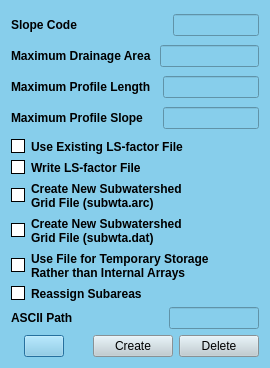
<?xml version="1.0" encoding="UTF-8"?>
<ui version="4.0">
 <class>Dialog</class>
 <widget class="QDialog" name="Dialog">
  <property name="geometry">
   <rect>
    <x>0</x>
    <y>0</y>
    <width>270</width>
    <height>368</height>
   </rect>
  </property>
  <property name="windowTitle">
   <string>AgFlow control file</string>
  </property>
  <property name="styleSheet">
   <string notr="true">background-color: #87CEEB;</string>
  </property>
  <layout class="QGridLayout" name="gridLayout">
   <item row="0" column="0">
    <layout class="QVBoxLayout" name="verticalLayout_4">
     <item>
      <layout class="QVBoxLayout" name="verticalLayout_3">
       <item>
        <layout class="QVBoxLayout" name="verticalLayout_2">
         <item>
          <layout class="QHBoxLayout" name="horizontalLayout"/>
         </item>
         <item>
          <layout class="QHBoxLayout" name="horizontalLayout_2"/>
         </item>
         <item>
          <layout class="QHBoxLayout" name="horizontalLayout_3"/>
         </item>
         <item>
          <layout class="QHBoxLayout" name="horizontalLayout_4">
           <item>
            <widget class="QLabel" name="label_4">
             <property name="font">
              <font>
               <weight>75</weight>
               <bold>true</bold>
              </font>
             </property>
             <property name="text">
              <string>Slope Code                           </string>
             </property>
            </widget>
           </item>
           <item>
            <widget class="QLineEdit" name="lineEdit_4">
             <property name="font">
              <font>
               <weight>75</weight>
               <bold>true</bold>
              </font>
             </property>
             <property name="alignment">
              <set>Qt::AlignCenter</set>
             </property>
            </widget>
           </item>
          </layout>
         </item>
         <item>
          <layout class="QHBoxLayout" name="horizontalLayout_5">
           <item>
            <widget class="QLabel" name="label_5">
             <property name="font">
              <font>
               <weight>75</weight>
               <bold>true</bold>
              </font>
             </property>
             <property name="text">
              <string>Maximum Drainage Area </string>
             </property>
            </widget>
           </item>
           <item>
            <widget class="QLineEdit" name="lineEdit_5">
             <property name="font">
              <font>
               <weight>75</weight>
               <bold>true</bold>
              </font>
             </property>
             <property name="alignment">
              <set>Qt::AlignCenter</set>
             </property>
            </widget>
           </item>
          </layout>
         </item>
         <item>
          <layout class="QHBoxLayout" name="horizontalLayout_6">
           <item>
            <widget class="QLabel" name="label_6">
             <property name="font">
              <font>
               <weight>75</weight>
               <bold>true</bold>
              </font>
             </property>
             <property name="text">
              <string>Maximum Profile Length  </string>
             </property>
            </widget>
           </item>
           <item>
            <widget class="QLineEdit" name="lineEdit_6">
             <property name="font">
              <font>
               <weight>75</weight>
               <bold>true</bold>
              </font>
             </property>
             <property name="alignment">
              <set>Qt::AlignCenter</set>
             </property>
            </widget>
           </item>
          </layout>
         </item>
         <item>
          <layout class="QHBoxLayout" name="horizontalLayout_7">
           <item>
            <widget class="QLabel" name="label_7">
             <property name="font">
              <font>
               <weight>75</weight>
               <bold>true</bold>
              </font>
             </property>
             <property name="text">
              <string>Maximum Profile Slope    </string>
             </property>
            </widget>
           </item>
           <item>
            <widget class="QLineEdit" name="lineEdit_7">
             <property name="font">
              <font>
               <weight>75</weight>
               <bold>true</bold>
              </font>
             </property>
             <property name="alignment">
              <set>Qt::AlignCenter</set>
             </property>
            </widget>
           </item>
          </layout>
         </item>
        </layout>
       </item>
       <item>
        <layout class="QVBoxLayout" name="verticalLayout">
         <item>
          <widget class="QCheckBox" name="checkBox">
           <property name="font">
            <font>
             <weight>75</weight>
             <bold>true</bold>
            </font>
           </property>
           <property name="styleSheet">
            <string notr="true">QCheckBox::hover{color:white}

QCheckBox::indicator:unchecked {
    background-color: white;
	border: 1px solid black
}</string>
           </property>
           <property name="text">
            <string>Use Existing LS-factor File</string>
           </property>
          </widget>
         </item>
         <item>
          <widget class="QCheckBox" name="checkBox_2">
           <property name="font">
            <font>
             <weight>75</weight>
             <bold>true</bold>
            </font>
           </property>
           <property name="styleSheet">
            <string notr="true">QCheckBox::hover{color:white}

QCheckBox::indicator:unchecked {
    background-color: white;
	border: 1px solid black
}</string>
           </property>
           <property name="text">
            <string>Write LS-factor File</string>
           </property>
          </widget>
         </item>
         <item>
          <widget class="QCheckBox" name="checkBox_3">
           <property name="font">
            <font>
             <weight>75</weight>
             <bold>true</bold>
            </font>
           </property>
           <property name="styleSheet">
            <string notr="true">QCheckBox::hover{color:white}

QCheckBox::indicator:unchecked {
    background-color: white;
	border: 1px solid black
}</string>
           </property>
           <property name="text">
            <string>Create New Subwatershed 
Grid File (subwta.arc)</string>
           </property>
          </widget>
         </item>
         <item>
          <widget class="QCheckBox" name="checkBox_4">
           <property name="font">
            <font>
             <weight>75</weight>
             <bold>true</bold>
            </font>
           </property>
           <property name="styleSheet">
            <string notr="true">QCheckBox::hover{color:white}

QCheckBox::indicator:unchecked {
    background-color: white;
	border: 1px solid black
}</string>
           </property>
           <property name="text">
            <string>Create New Subwatershed 
Grid File (subwta.dat)</string>
           </property>
          </widget>
         </item>
         <item>
          <widget class="QCheckBox" name="checkBox_5">
           <property name="font">
            <font>
             <weight>75</weight>
             <bold>true</bold>
            </font>
           </property>
           <property name="styleSheet">
            <string notr="true">QCheckBox::hover{color:white}

QCheckBox::indicator:unchecked {
    background-color: white;
	border: 1px solid black
}</string>
           </property>
           <property name="text">
            <string>Use File for Temporary Storage 
Rather than Internal Arrays</string>
           </property>
          </widget>
         </item>
         <item>
          <widget class="QCheckBox" name="checkBox_6">
           <property name="font">
            <font>
             <weight>75</weight>
             <bold>true</bold>
            </font>
           </property>
           <property name="styleSheet">
            <string notr="true">QCheckBox::hover{color:white}

QCheckBox::indicator:unchecked {
    background-color: white;
	border: 1px solid black
}</string>
           </property>
           <property name="text">
            <string>Reassign Subareas</string>
           </property>
          </widget>
         </item>
        </layout>
       </item>
      </layout>
     </item>
     <item>
      <layout class="QHBoxLayout" name="horizontalLayout_8">
       <item>
        <widget class="QLabel" name="label_8">
         <property name="font">
          <font>
           <weight>75</weight>
           <bold>true</bold>
          </font>
         </property>
         <property name="text">
          <string>ASCII Path                           </string>
         </property>
        </widget>
       </item>
       <item>
        <widget class="QLineEdit" name="lineEdit_8">
         <property name="font">
          <font>
           <weight>75</weight>
           <bold>true</bold>
          </font>
         </property>
         <property name="alignment">
          <set>Qt::AlignCenter</set>
         </property>
        </widget>
       </item>
      </layout>
     </item>
    </layout>
   </item>
   <item row="1" column="0">
    <layout class="QHBoxLayout" name="horizontalLayout_9">
     <item>
      <widget class="QLabel" name="label_9">
       <property name="text">
        <string/>
       </property>
      </widget>
     </item>
     <item>
      <widget class="QPushButton" name="info">
       <property name="text">
        <string/>
       </property>
      </widget>
     </item>
     <item>
      <spacer name="horizontalSpacer">
       <property name="orientation">
        <enum>Qt::Horizontal</enum>
       </property>
       <property name="sizeHint" stdset="0">
        <size>
         <width>40</width>
         <height>20</height>
        </size>
       </property>
      </spacer>
     </item>
     <item>
      <widget class="QPushButton" name="pushButton">
       <property name="styleSheet">
        <string notr="true">background-color: #becbd1;</string>
       </property>
       <property name="text">
        <string>Create</string>
       </property>
      </widget>
     </item>
     <item>
      <widget class="QPushButton" name="delete_2">
       <property name="styleSheet">
        <string notr="true">background-color: #becbd1;</string>
       </property>
       <property name="text">
        <string>Delete</string>
       </property>
      </widget>
     </item>
    </layout>
   </item>
  </layout>
 </widget>
 <resources/>
 <connections/>
</ui>
